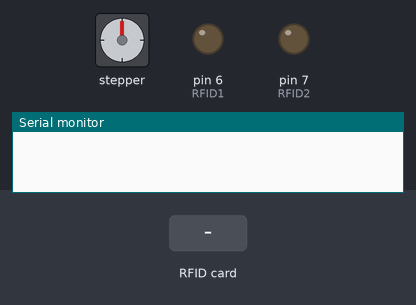
The sketch below on a simulated Arduino Uno, built with avr-gcc and run on an emulated ATmega328P. On the bench: stepper motor, output pins drawn as LEDs (lit = HIGH), the last lines printed to the serial monitor. Wiring (inferred from the names in the program): stepper motor (2048 steps per turn assumed): coils pin 12, pin 11, pin 10, pin 9. Inputs (shaded band) come from the test bench.

Above: at 1.2 s.
1.3 s: RFID card 1A E2 41 D9 held to the reader
At 1.9 s:
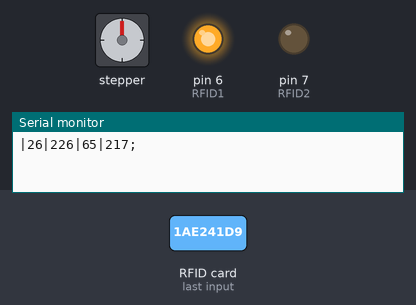
2.8 s: RFID card 5E 7A 19 C4 held to the reader
At 4.2 s:
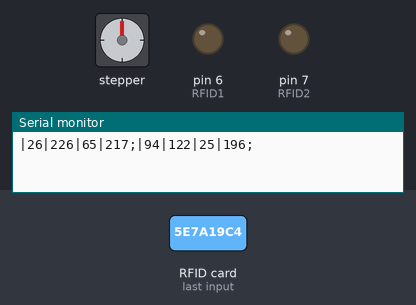
Timing chart, 0 to 5.8 s (numbered marks = the images above; inputs shaded):
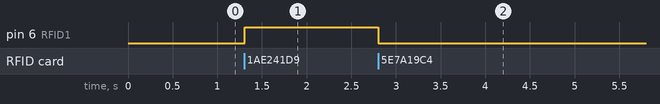

The sketch:

readMifare_Stepper.ino
```cpp
/* Code for HW5 of IDD
 * 2 basic functions are implemented - RFID reader and stepper driving
 * Due to time constraint, the RFID reader is implemented in a hacky way:
 * Only 2 RFID tags are 'stored' in the local Arduino database = circle_tag
 * and bart_tag. If circle_tag is read, a digital out (RFID1) is toggled - this
 * digital out is connected to the nRF51822 to signal a RFID read event
 * Note that we use Digital out instead of serial to communicate with the
 * nRF51822 for legacy purposes - the buttons on the RF board were used
 * previously to emulate RFID tag read events, so it was easiest to just
 * connect to those pins and see if everything worked. In the near future,
 * those pins will be removed.
 * Similarly, if the bart_tag is read, RFID2 is toggled.
 * The Arduino also relies on the RF baord to tell it how much to spin the
 * motor
 */

#include <Adafruit_PN532.h>
#include <Stepper.h>

#define SCK  (2)
#define MOSI (3)
#define SS   (4)
#define MISO (5)

/* RFID UIDs - known previously */
uint8_t circle_tag[] = {0x1A, 0xE2, 0x41, 0xD9};
uint8_t bart_tag[] = {0x04, 0x92, 0x6E, 0x7A, 0x7A, 0x31, 0x80};

Adafruit_PN532 nfc(SCK, MISO, MOSI, SS);

// RFID pins (SPI)
int in1Pin = 12;
int in2Pin = 11;
int in3Pin = 10;
int in4Pin = 9;

// hack pins
int RFID1 = 6;
int RFID2 = 7;

// motor driver pins (these go to the L293D Hbridge driver)
Stepper motor(512, in1Pin, in2Pin, in3Pin, in4Pin);

void setup(void) {
  /* Stepper pins */
  pinMode(in1Pin, OUTPUT);
  pinMode(in2Pin, OUTPUT);
  pinMode(in3Pin, OUTPUT);
  pinMode(in4Pin, OUTPUT);

  /* Hack button emulator pins - when either of these
     are activated, the RF board writes a particular UID to the
     BLE notify characteristic.
   */
  pinMode(RFID1, OUTPUT);
  pinMode(RFID2, OUTPUT);

  motor.setSpeed(20);

  Serial.begin(9600);

  nfc.begin();

  /* @TODO Verify if this code snippet works properly */
  uint32_t versiondata = nfc.getFirmwareVersion();
  if (! versiondata) {
    Serial.print("Didn't find PN53x board");
    while (1){
      nfc.begin();
      versiondata = nfc.getFirmwareVersion();
      if(versiondata)  break;
      delay(1);
    }
  }

  // configure board to read RFID tags
  nfc.SAMConfig();
}


void loop(void) {
  uint8_t success;
  uint8_t uid[] = { 0, 0, 0, 0, 0, 0, 0 };  // Buffer to store the returned UID
  uint8_t uidLength;                        // Length of the UID (4 or 7 bytes depending on ISO14443A card type)

  // Wait for an ISO14443A type cards (Mifare, etc.).  When one is found
  // 'uid' will be populated with the UID, and uidLength will indicate
  // if the uid is 4 bytes (Mifare Classic) or 7 bytes (Mifare Ultralight)
  success = nfc.readPassiveTargetID(PN532_MIFARE_ISO14443A, uid, &uidLength);

  /* If a tag is read successfully, send out the UID to the RF board */
  if (success) {
    //nfc.PrintHex(uid, uidLength);  // print it on serial
    for(int i=0; i< uidLength; i++){
      Serial.print('|');
      Serial.print(uid[i], DEC);
    }
    Serial.print(";");
    // but for now, also send it using the hack method
    if(isEqual(uid, circle_tag, uidLength)){
        digitalWrite(RFID1, 1);
        digitalWrite(RFID2, 0);
    }
    else if(isEqual(uid, bart_tag, uidLength)){
        digitalWrite(RFID1, 0);
        digitalWrite(RFID2, 1);
    }
    else{
        digitalWrite(RFID1, 0);
        digitalWrite(RFID2, 0);
    }
  }

  // listen for motor turn packets
  if (Serial.available())
  {
    int steps = Serial.parseInt();
    if (Serial.read()=='}')
    motor.step(steps);
  }

}

// helper function to check whether two UIDs are equal
boolean isEqual(uint8_t *ID1, uint8_t *ID2, uint8_t length)
{
  boolean res = true;
  for(int i=0; i<length; i++){
    if(ID1[i] != ID2[i]){
      res = false;
      break;
    }
  }
  return res;
}
```

Measured:
- after the input at 1.3 s, pin 6 (RFID1): LOW → HIGH at once
- after the input at 2.8 s, pin 6 (RFID1): HIGH → LOW at once
